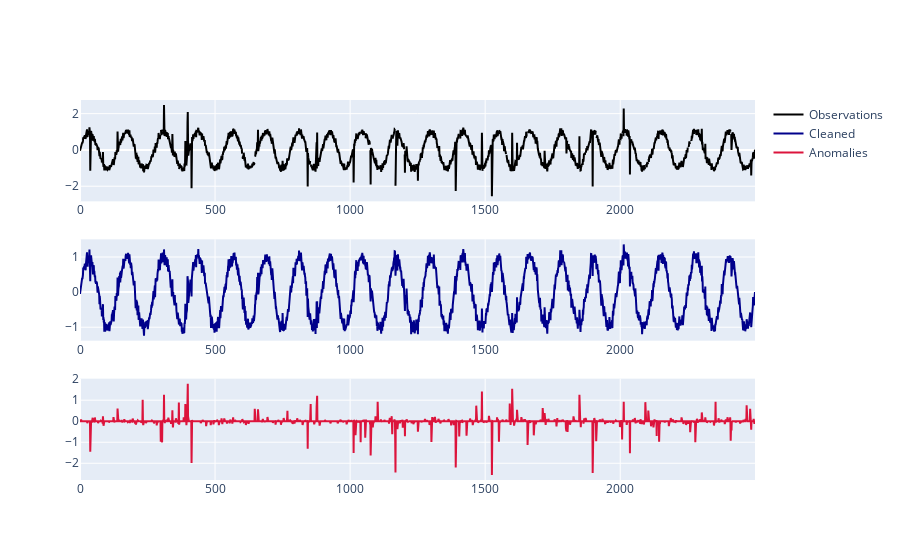

The notebook cell this image was saved under:
### Markdown cell above
**improve PCA**

### Code cell
%%time

irpca = ImprovedRPCA(signal=samples.tolist(), period=20, lam=0.32)
D, X, A = irpca.compute_improved_rpca()
drawing.plot_matrices([D, X, A])
s1, s2, s3 = utils.resultRPCA_to_signal(D, X, A, irpca.ret)
drawing.plot_signal([s1, s2, s3])

### Figure 1 — Plotly figure (JSON) as saved in the notebook; plotly's stock layout.template omitted (floating-point values rounded to 4 significant figures; data arrays with more than 128 entries replaced by an {"elided": "..."} marker saying what was removed)
{"data": [{"line": {"color": "black"}, "name": "Observations", "type": "scatter", "x": {"elided": "2500 int values"}, "xaxis": "x", "y": {"elided": "2500 float values"}, "yaxis": "y"}, {"line": {"color": "darkblue"}, "name": "Cleaned", "type": "scatter", "x": {"elided": "2500 int values"}, "xaxis": "x2", "y": {"elided": "2500 float values"}, "yaxis": "y2"}, {"line": {"color": "crimson"}, "name": "Anomalies", "type": "scatter", "x": {"elided": "2500 int values"}, "xaxis": "x3", "y": {"elided": "2500 float values"}, "yaxis": "y3"}], "layout": {"xaxis": {"anchor": "y", "domain": [0, 1]}, "xaxis2": {"anchor": "y2", "domain": [0, 1]}, "xaxis3": {"anchor": "y3", "domain": [0, 1]}, "yaxis": {"anchor": "x", "domain": [0.7333, 1]}, "yaxis2": {"anchor": "x2", "domain": [0.3667, 0.6333]}, "yaxis3": {"anchor": "x3", "domain": [0, 0.2667]}}}
